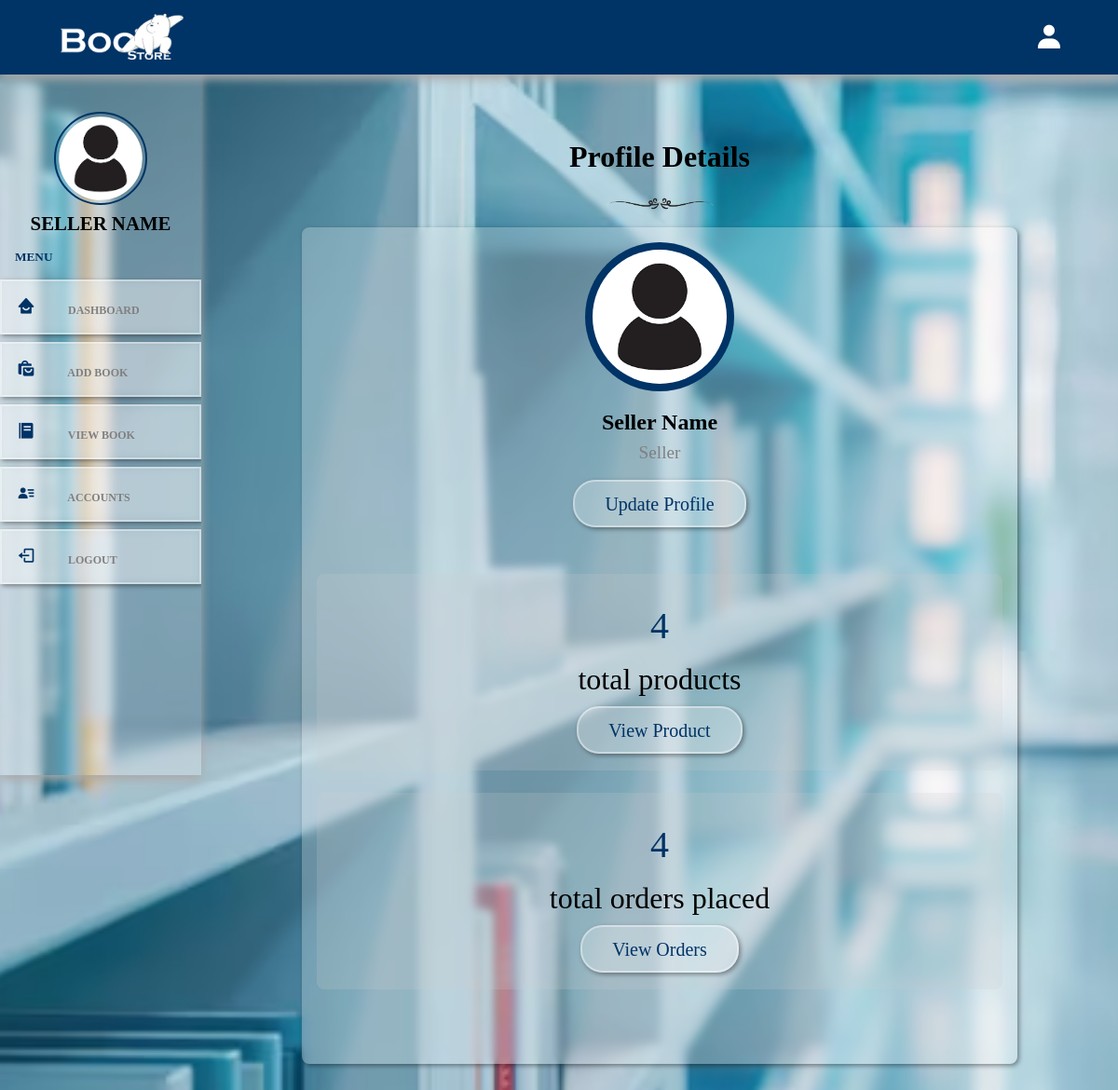
Page /admin_panel/profile.php (signed in) on the committed database.
### tables this page shows
CREATE TABLE `sellers` (
  `id` varchar(20) NOT NULL,
  `name` varchar(50) NOT NULL,
  `email` varchar(50) NOT NULL,
  `password` varchar(50) NOT NULL,
  `image` varchar(100) NOT NULL
);

### admin_panel/profile.php (the view, shortened to what this page needs)
<?php
include '../components/connect.php';
if (isset($_COOKIE['seller_id'])) {
    $seller_id = $_COOKIE['seller_id'];
} else {
    $seller_id = '';
    header('location:login.php');
}
$select_products = $conn->prepare("SELECT * FROM products WHERE seller_id = ?");
$select_products->bind_param("s", $seller_id);
$select_products->execute();
$result_products = $select_products->get_result();
$total_products = $result_products->num_rows;
$select_orders = $conn->prepare("SELECT * FROM products WHERE seller_id = ?");
$select_orders->bind_param("s", $seller_id);
$select_orders->execute();
$result_orders = $select_orders->get_result();
$total_orders = $result_orders->num_rows;
?>
<!DOCTYPE html>
<html lang="en">
<head>
    <link rel="stylesheet" type="text/css" href="../css/admin_style.css">
    <link href="https://cdn.jsdelivr.net/npm/boxicons@2.1.4/css/boxicons.min.css" rel="stylesheet">
    <link rel="stylesheet" href="https://cdnjs.cloudflare.com/ajax/libs/font-awesome/6.2.0/css/all.min.css">
</head>
<body>
    <div class="main-container">
        <?php include '../components/admin_header.php'; ?>
        <section class="seller-profile">
            <div class="heading">
                <h1>profile details</h1>
                <img src="../image/seperator-img.png">
            </div>
            <div class="details">
                <div class="seller">
                    <img src="../uploaded_files/<?= $fetch_profile['image']; ?>">
                    <h3 class="name"><?= $fetch_profile['name']; ?></h3>
                    <span>seller</span>
                    <a href="update.php" class="btn">update profile</a>
                </div>
                <div class="flex">
                    <div class="box">
                        <span><?= $total_products; ?></span>
                        <p>total products</p>
                        <a href="view_product.php" class="btn">view product</a>
                    </div>
                    <div class="box">
                        <span><?= $total_orders; ?></span>
                        <p>total orders placed</p>
                        <a href="admin_order.php" class="btn">view orders</a>
                    </div>
                </div>
            </div>
        </section>
    </div>
</body>
</html>

### components/admin_header.php (shortened to what this page needs)
<header>
    <div class="logo">
        <img src="../image/logo.png" width="150">
    </div>
    <div class="right">
        <div class="bx bxs-user" id="user-btn"></div>
    </div>
</header>
<div class="sidebar-container">
    <div class="sidebar">
        <?php
        $select_profile = $conn->prepare("SELECT * FROM `sellers` WHERE id=?");
        $select_profile->bind_param("s", $seller_id);
        $select_profile->execute();
        $result = $select_profile->get_result();
        if ($result->num_rows > 0) {
            $fetch_profile = $result->fetch_assoc();
        ?>
            <div class="profile">
                <img
                    src="../uploaded_files/<?= htmlspecialchars($fetch_profile['image']); ?>"
                    class="logo-img" width="100">
                <p><?= htmlspecialchars($fetch_profile['name']); ?></p>
            </div>
        <?php
        }
        ?>
        <h5>menu</h5>
        <div class="navbar">
            <ul>
                <li>
                    <a href="dashboard.php">
                        <i class="bx bxs-home-smile"></i>
                        dashboard</a>
                </li>
                <li>
                    <a href="add_product.php">
                        <i class="bx bxs-shopping-bags"></i>
                        add book</a>
                </li>
                <li>
                    <a href="view_product.php">
                        <i class="bx bxs-food-menu"></i>
                        view book</a>
                </li>
                <li>
                    <a href="user_accounts.php">
                        <i class="bx bxs-user-detail"></i>
                        accounts</a>
                </li>
                <li>
                    <a href="../components/admin_logout.php"
                    onclick="return confirm ('logout from this website?');">
                        <i class="bx bx-log-out"></i>
                        logout</a>
                </li>
            </ul>
        </div>
    </div>
</div>

### css/admin_style.css (style rules this page uses)
* { margin: 0; padding: 0; box-sizing: border-box; outline: none; border: none; text-decoration: none; list-style: none; }
:root { --space: 2rem; --main-color: #003366; --blue-color: #00509e; --blue-opacity: #cce6f4; --white-alpha-40: rgba(255, 255, 255, 0.40); --white-alpha-25: rgba(255, 255, 255, 0.25); --backdrop-filter: blur(5px); --box-shadow: 2px 2px 5px rgba(0, 0, 0, 0.40); }
body { background-image: url('../image/bgI.jpg '); background-size: cover; background-repeat: no-repeat; background-position: center; }
html { scroll-behavior: smooth; }
.btn { background-color: var(--white-alpha-25); border: 2px solid var(--white-alpha-40); backdrop-filter: var(--backdrop-filter); box-shadow: var(--box-shadow); text-transform: capitalize; color: var(--main-color); padding: .8rem 2rem; border-radius: 1.5rem; font-size: 20px; cursor: pointer; position: relative; text-align: center; }
.btn::before { position: absolute; content: ''; top: 0; left: 0; height: 100%; width: 0; border-radius: 30px; background-color: var(--main-color); z-index: -1; transition: width 0.3s ease; text-align: center; }
.heading { text-align: center; line-height: 1.5; }
.heading h1 { font-size: 2rem; text-transform: capitalize; }
.heading img { margin-top: .5rem; width: 150px!important; }
section, .post-editor { width: 75vw; min-height: 100vh; padding: 4%; margin: 8% 5%; margin-bottom: 2%; }
header { position: fixed; left: 0; top: 0; right: 0; height: 80px; z-index: 151; box-shadow: 0px 5px 10px 0px #aaa; padding: 0 50px; background-color: var(--main-color); display: flex; justify-content: space-between; align-items: center; }
header .right { display: flex; }
#user-btn, .toggle-btn { font-size: 2rem; padding: .5rem; color: #fff; cursor: pointer; transition: .6s; }
.main-container { display: flex; }
.sidebar { background-color: var(--white-alpha-25); backdrop-filter: var(--backdrop-filter); padding-top: 3rem; width: 18vw; height: 100vh; position: sticky; --offset: var(--space); top: var(--offset); box-shadow: 0px 5px 10px 0px #aaa; overflow: auto; z-index: 1; padding-bottom: 3rem; }
.sidebar h5 { text-transform: uppercase; color: var(--main-color); padding: .5rem 1rem; margin: .5rem 0; }
.profile { margin: .5rem auto; display: flex; flex-direction: column; align-items: center; justify-content: center; }
.sidebar .profile { margin-top: 2.5rem; }
.profile .logo-img { border-radius: 50%; padding: .2rem; border: 2px solid var(--main-color); }
.sidebar .profile p { margin-top: .5rem; text-transform: uppercase; font-weight: bolder; color: #000; font-size: 1.3rem; }
.sidebar ul li { padding: 1rem; background-color: var(--white-alpha-25); border: 2px solid var(--white-alpha-40); backdrop-filter: var(--backdrop-filter); box-shadow: var(--box-shadow); position: relative; transition: .5s; margin: .5rem 0; }
.sidebar ul li::before { position: absolute; content: ''; left: 0; top: 0; height: 0%; width: 5px; background-color: var(--main-color); z-index: 2; transition: all 200ms linear; }
.sidebar ul li i { color: var(--main-color); font-size: 20px; margin-right: 2rem; }
.sidebar ul li a { text-transform: uppercase; color: gray; font-size: 12px; font-weight: bold; }
.seller-profile .details { background-color: var(--white-alpha-25); border: var(--white-alpha-40); backdrop-filter: var(--backdrop-filter); box-shadow: var(--box-shadow); text-align: center; border-radius: .5rem; padding: 1rem; }
.seller-profile .details .seller { margin-bottom: 2rem; }
.seller-profile .details .seller img { width: 10rem; height: 10rem; border-radius: 50%; object-fit: cover; margin-bottom: .5rem; padding: .5rem; background-color: var(--main-color); }
.seller-profile .details .seller h3 { font-size: 1.5rem; margin: .5rem 0; text-transform: capitalize; }
.seller-profile .details .seller span { font-size: 1.2rem; color: gray; display: block; margin-bottom: 2rem; text-transform: capitalize; }
.seller-profile .details .flex { display: flex; gap: 1.5rem; align-items: center; flex-wrap: wrap; margin: 4rem 0; }
.seller-profile .details .flex .box { flex: 1 1 26rem; border-radius: .5rem; background-color: #cccccc33; padding: 2rem; }
.seller-profile .details .flex .box span { color: var(--main-color); display: block; margin-bottom: .5rem; font-size: 2.5rem; text-transform: capitalize; }
.seller-profile .details .flex .box p { font-size: 2rem; color: #000; padding: .5rem 0; margin-bottom: 1rem; }

### rows in the picture
sellers: image (picture), name "SELLER NAME", name "Seller Name"

### other values in the picture
$total_products "4"
$total_orders "4"
